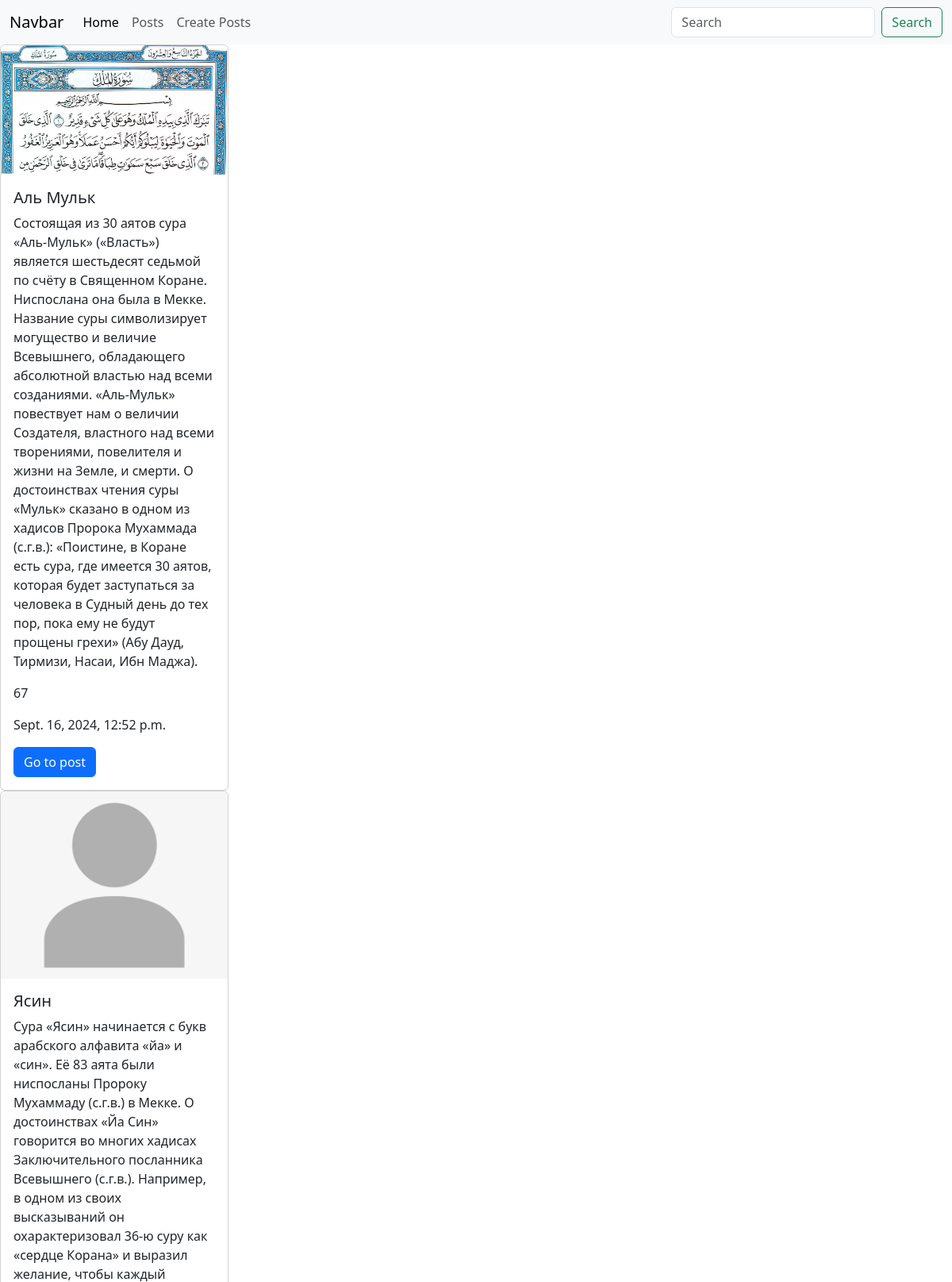
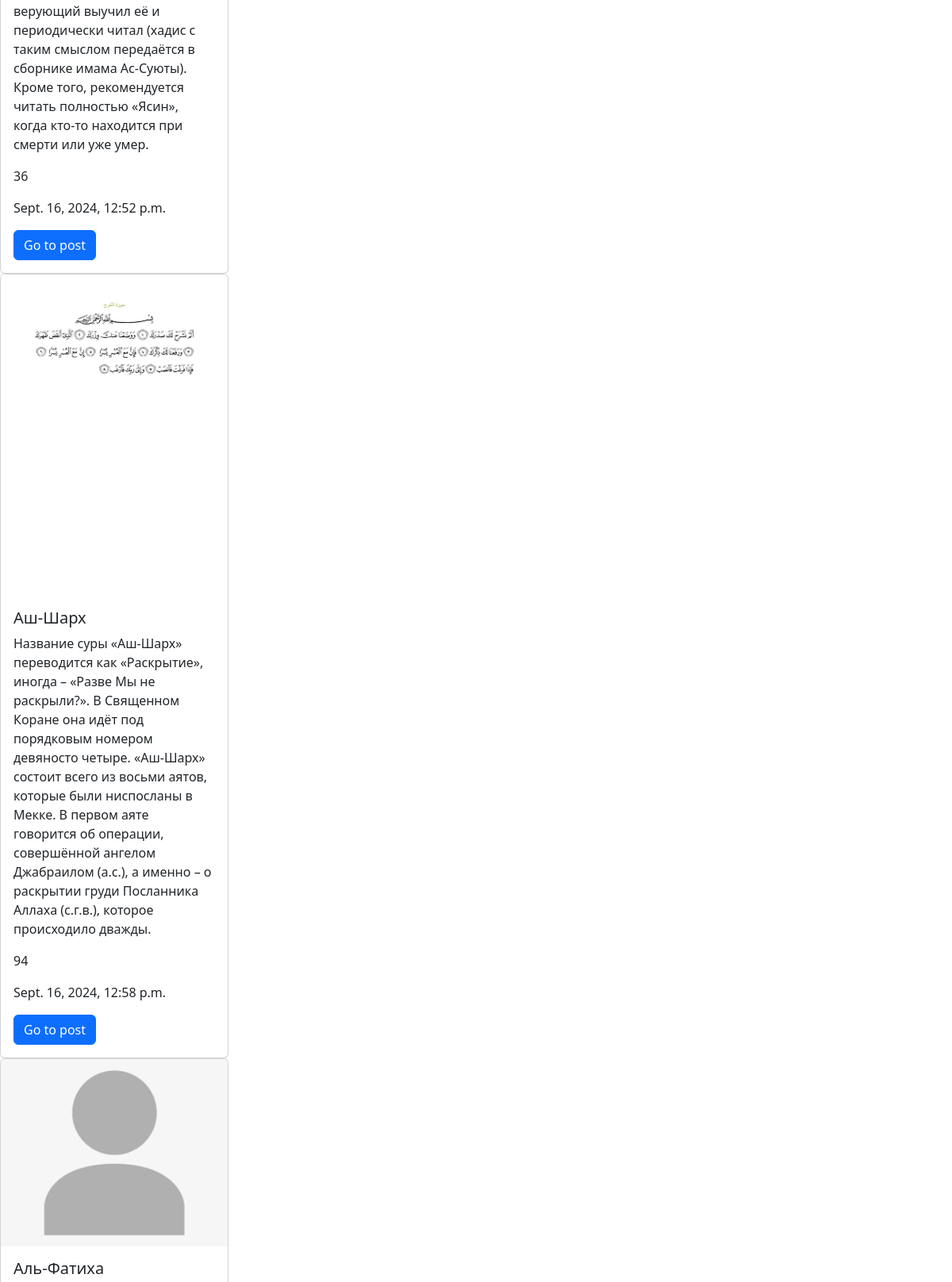
The page /posts/ (signed in, upper part) on the database its author committed (2 pictures, top to bottom).
### posts/models.py (models this page shows, shortened)
class Post(models.Model):
    image = models.ImageField(blank=True, null=True, upload_to='posts')
    title = models.CharField(max_length=100)
    content = models.TextField(blank=True, null=True)
    rate = models.IntegerField(default=0)
    created_at = models.DateTimeField(auto_now_add=True, null=True)
    updated_at = models.DateTimeField(auto_now=True)
    category = models.ForeignKey(Category, on_delete=models.CASCADE, null=True, blank=True, related_name='posts')
    tags = models.ManyToManyField(Tag,null=True, blank=True)

### posts/views.py (the view)
# urls.py: path('posts/', list_view, name='list'),
@login_required(login_url='login')
def list_view(request):
    if request.method == "GET":
        posts = Post.objects.all()
        return render(request, 'posts/post_list.html', context={'posts': posts})

### templates/posts/post_list.html
{% extends "base.html" %}
{% load static%}
{%block content%}
{% for post in posts %}
<div class="card" style="width: 18rem;">
  {% if post.image %}
  <img src="{{post.image.url}}" class="card-img-top" alt="...">
  {% else %}
   <img src="{% static 'placeholder.png' %}" class="card-img-top" alt="...">
  {% endif %}
  <div class="card-body">
    <h5 class="card-title">{{post.title}}</h5>
    <p class="card-text">{{post.content}}</p>
    <p class="card-text">{{post.rate}}</p>
    <p class="card-text">{{post.created_at}}</p>
    <a href="/posts/{{post.id}}/" class="btn btn-primary">Go to post</a>
  </div>
 </div>
{% endfor %}
{%endblock%}

### rows shown on the page
Post: image (picture), title "Аль Мульк", content "Состоящая из 30 аятов сура «Аль-Мульк» («Власть») является шестьдесят седьмой по счёту в Священном Коране. Ниспослана она была в Мекке. Название суры символизирует могущество и величие Всевышнего, обладающего абсолютной властью над всеми созданиями. «Аль-Мульк» повествует нам о величии Создателя, властного над всеми творениями, повелителя и жизни на Земле, и смерти. О достоинствах чтения суры «Мульк» сказано в одном из хадисов Пророка Мухаммада (с.г.в.): «Поистине, в Коране есть сура, где имеется 30 аятов, которая будет заступаться за человека в Судный день до тех пор, пока ему не будут прощены грехи» (Абу Дауд, Тирмизи, Насаи, Ибн Маджа).", rate "67", created_at "Sept. 16, 2024, 12:52 p.m."
Post: title "Ясин", content "Сура «Ясин» начинается с букв арабского алфавита «йа» и «син». Её 83 аята были ниспосланы Пророку Мухаммаду (с.г.в.) в Мекке. О достоинствах «Йа Син» говорится во многих хадисах Заключительного посланника Всевышнего (с.г.в.). Например, в одном из своих высказываний он охарактеризовал 36-ю суру как «сердце Корана» и выразил желание, чтобы каждый верующий выучил её и периодически читал (хадис с таким смыслом передаётся в сборнике имама Ас-Суюты). Кроме того, рекомендуется читать полностью «Ясин», когда кто-то находится при смерти или уже умер.", rate "36", created_at "Sept. 16, 2024, 12:52 p.m."
Post: image (picture), title "Аш-Шарх", content "Название суры «Аш-Шарх» переводится как «Раскрытие», иногда – «Разве Мы не раскрыли?». В Священном Коране она идёт под порядковым номером девяносто четыре. «Аш-Шарх» состоит всего из восьми аятов, которые были ниспосланы в Мекке. В первом аяте говорится об операции, совершённой ангелом Джабраилом (а.с.), а именно – о раскрытии груди Посланника Аллаха (с.г.в.), которое происходило дважды.", rate "94", created_at "Sept. 16, 2024, 12:58 p.m."
Post: title "Аль-Фатиха"
